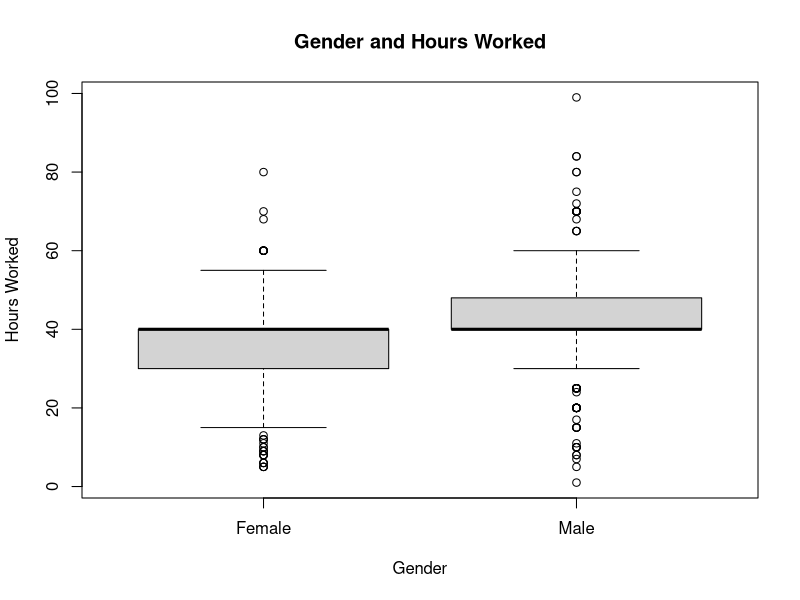
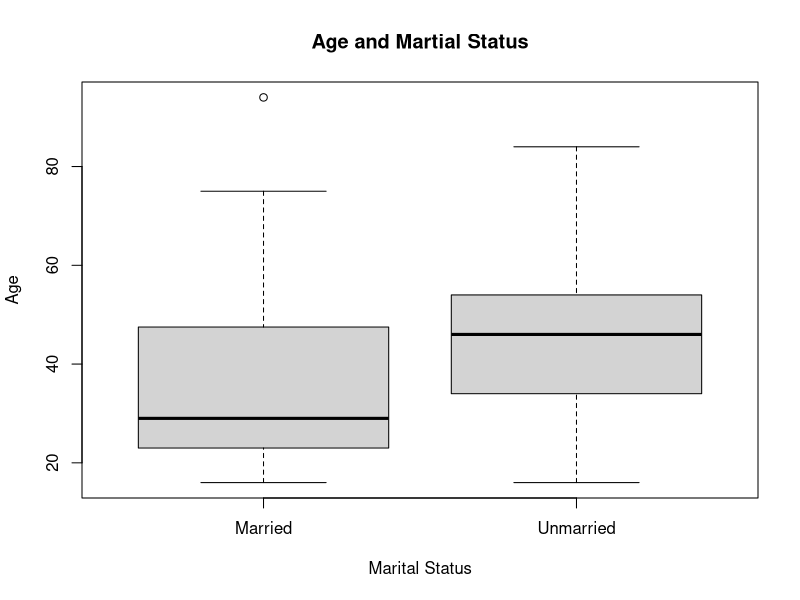
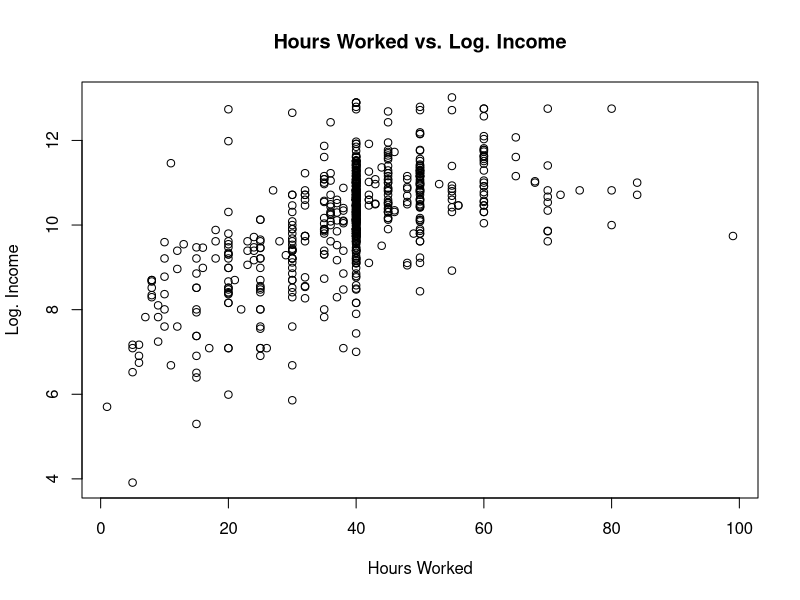
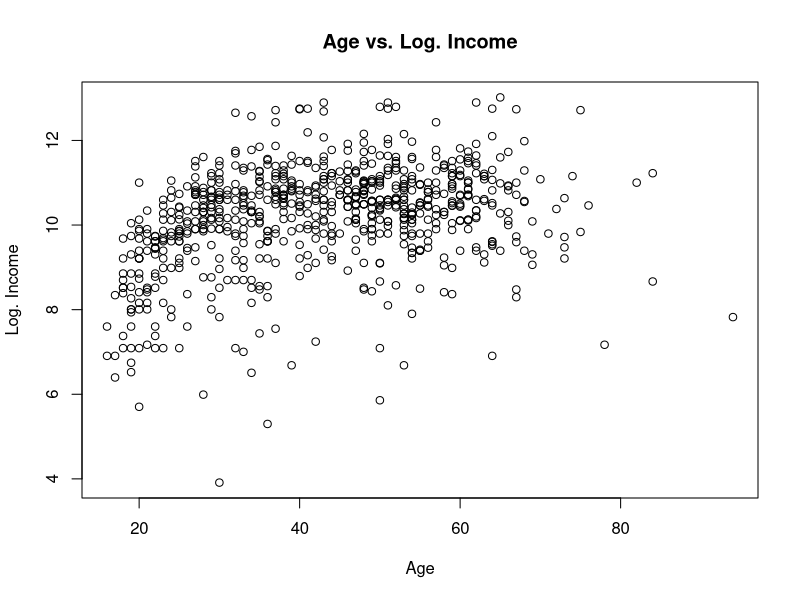
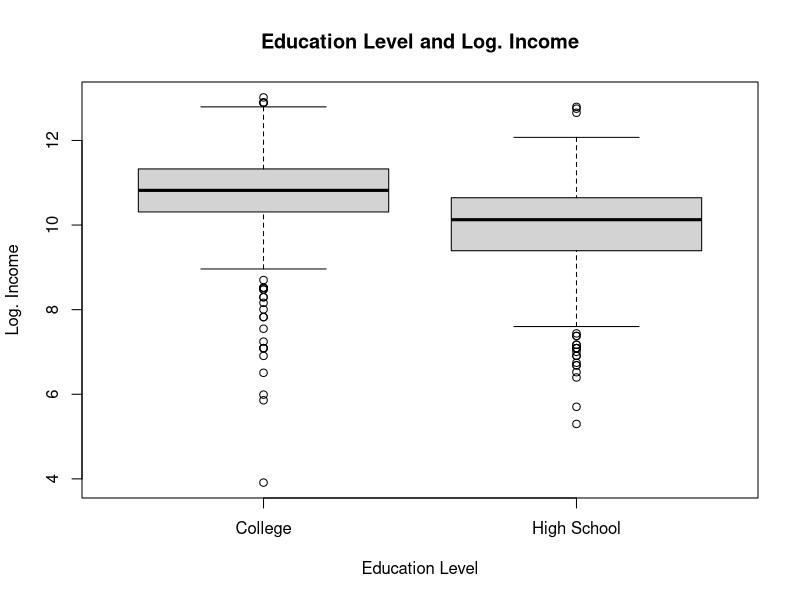
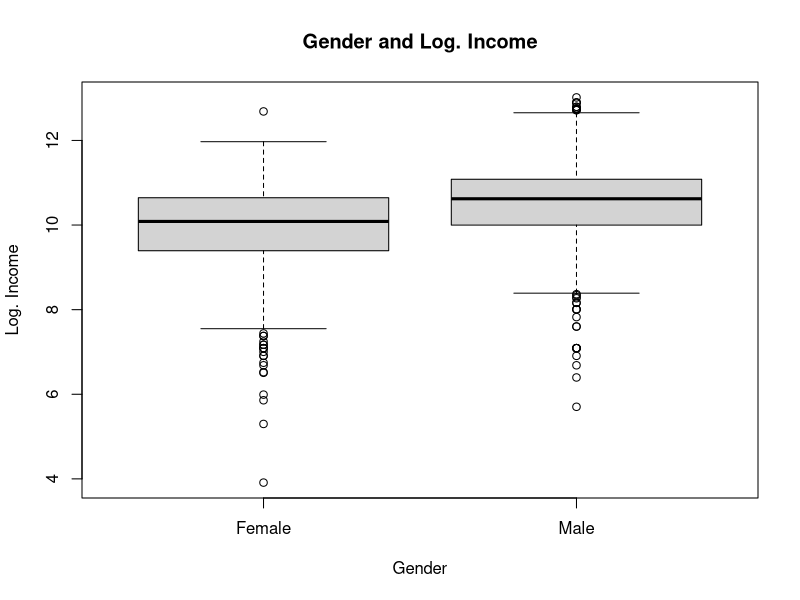
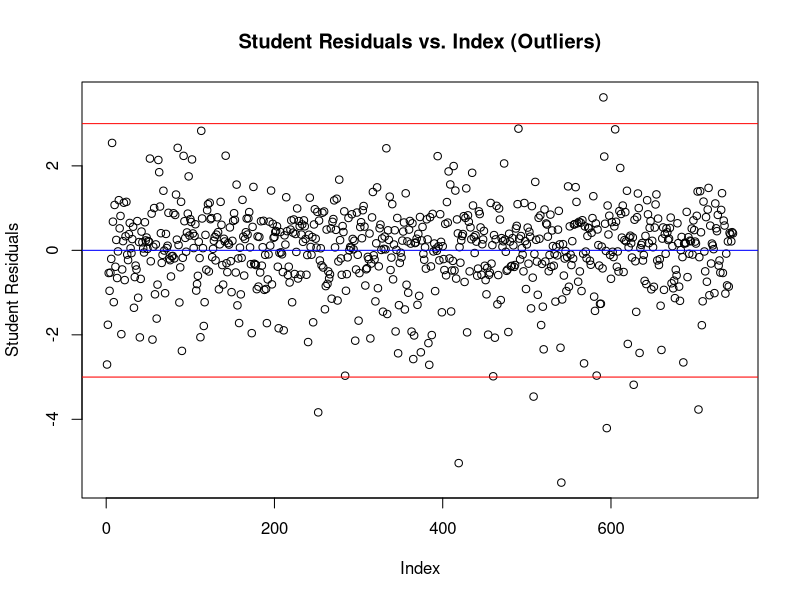
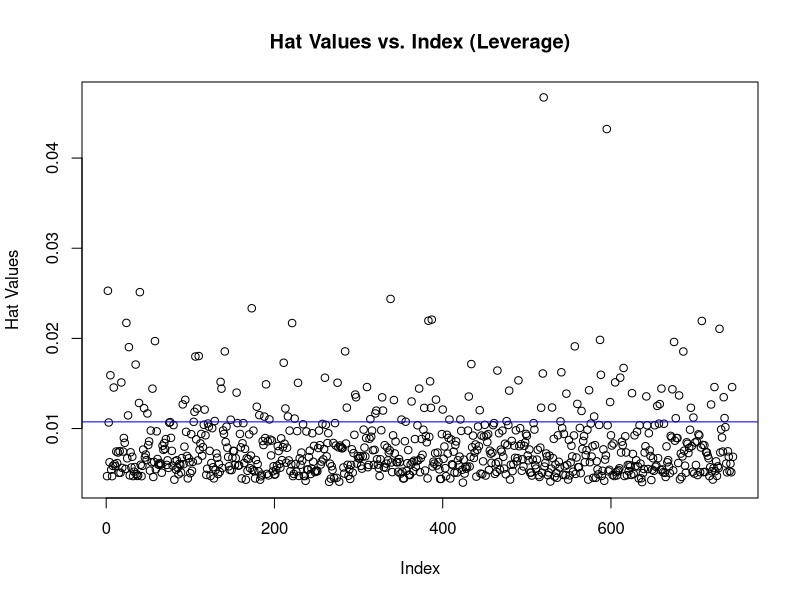

The R source for these figures, in order:
## ---- chunk 1
survey <- read.table("am_com_survey.txt", header = T, sep = ",")
## ---- chunk 2
round(cor(survey), 2)
## ---- chunk 3
female.hrs_work <- survey[which(survey$gender == 1), ]$hrs_work
male.hrs_work <- survey[which(survey$gender == 0), ]$hrs_work
boxplot(female.hrs_work, male.hrs_work,
        ylab = "Hours Worked",
        xlab = "Gender",
        names = c("Female", "Male"),
        main = "Gender and Hours Worked")

unmarried <- survey[which(survey$married == 1), ]$age
married <- survey[which(survey$married == 0), ]$age
boxplot(married, unmarried,
        ylab = "Age",
        xlab = "Marital Status",
        names = c("Married", "Unmarried"),
        main = "Age and Martial Status")
## ---- chunk 4
# hrs_work & log_inc
plot(survey$hrs_work, survey$log_inc,
     main = 'Hours Worked vs. Log. Income',
     xlab = 'Hours Worked', ylab = 'Log. Income',
     xlim = range(survey$hrs_work), ylim = range(survey$log_inc))

# age & log_inc
plot(survey$age, survey$log_inc,
     main = 'Age vs. Log. Income',
     xlab = 'Age', ylab = 'Log. Income',
     xlim = range(survey$age), ylim = range(survey$log_inc))

# edu & log_inc
college <- survey[which(survey$edu == 0), ]$log_inc
high_school <- survey[which(survey$edu == 1), ]$log_inc
boxplot(college, high_school,
        ylab = "Log. Income",
        xlab = "Education Level",
        names = c("College", "High School"),
        main = "Education Level and Log. Income")

# gender & log_inc
female.log_inc <- survey[which(survey$gender == 1), ]$log_inc
male.log_inc <- survey[which(survey$gender == 0), ]$log_inc
boxplot(female.log_inc, male.log_inc,
        ylab = "Log. Income",
        xlab = "Gender",
        names = c("Female", "Male"),
        main = "Gender and Log. Income")
## ---- chunk 5
nrow(survey[which(survey$married == 0 & survey$gender == 1), ]) ## unmarried females
nrow(survey[which(survey$married == 1 & survey$gender == 1), ]) ## married females
nrow(survey[which(survey$married == 0 & survey$gender == 0), ]) ## unmarried males
nrow(survey[which(survey$married == 1 & survey$gender == 0), ]) ## married males
## ---- chunk 6
model.hrs_work.gender <- lm(log_inc ~ hrs_work + gender + hrs_work:gender, data = survey)
summary(model.hrs_work.gender)$coefficients[,4]
## ---- chunk 7
model.age.edu <- lm(log_inc ~ age + edu + age:edu, data = survey)
summary(model.age.edu)$coefficients[,4]
## ---- chunk 8
model.age.edu <- lm(log_inc ~ age + edu, data = survey)
## ---- chunk 9
model.age.married <- lm(log_inc ~ age + married + age:married, data = survey)
summary(model.age.married)$coefficients[,4]
## ---- chunk 10
model.age.married <- lm(log_inc ~ age + married, data = survey)
## ---- chunk 11
model.back.sel <- lm(log_inc ~ hrs_work + race + age + gender + time_to_work + 
                               married + edu, data = survey)
p_values <- summary(model.back.sel)$coefficients[ ,4]
p_values[p_values == max(p_values)]
## ---- chunk 12
model.back.sel <- lm(log_inc ~ hrs_work + race + age + gender + married + edu, data = survey)
## ---- chunk 13
p_values <- summary(model.back.sel)$coefficients[ ,4]
p_values[p_values == max(p_values)]
## ---- chunk 14
model.back.sel <- lm(log_inc ~ hrs_work + age + gender + married + edu, data = survey)
p_values <- summary(model.back.sel)$coefficients[ ,4]
p_values[p_values == max(p_values)]
## ---- chunk 15
library(MASS)
## ---- chunk 16
## Outliers
stu.res <- studres(model.back.sel)
plot(stu.res, ylab = "Student Residuals", main = "Student Residuals vs. Index (Outliers)")
abline(3, 0, col="red")
abline(0, 0, col="blue")
abline(-3, 0, col="red")

## Leverage
hat.vals <- hatvalues(model.back.sel)
p <- length(survey) - 1
n <- nrow(survey)
plot(hat.vals, ylab = "Hat Values", main = "Hat Values vs. Index (Leverage)")
abline((p + 1)/n, 0, col="blue")

## ---- chunk 17
outlier <- which(abs(stu.res) > 3)
leverage <- which(hat.vals > 0.03)
Reduce(intersect,list(outlier, leverage))
